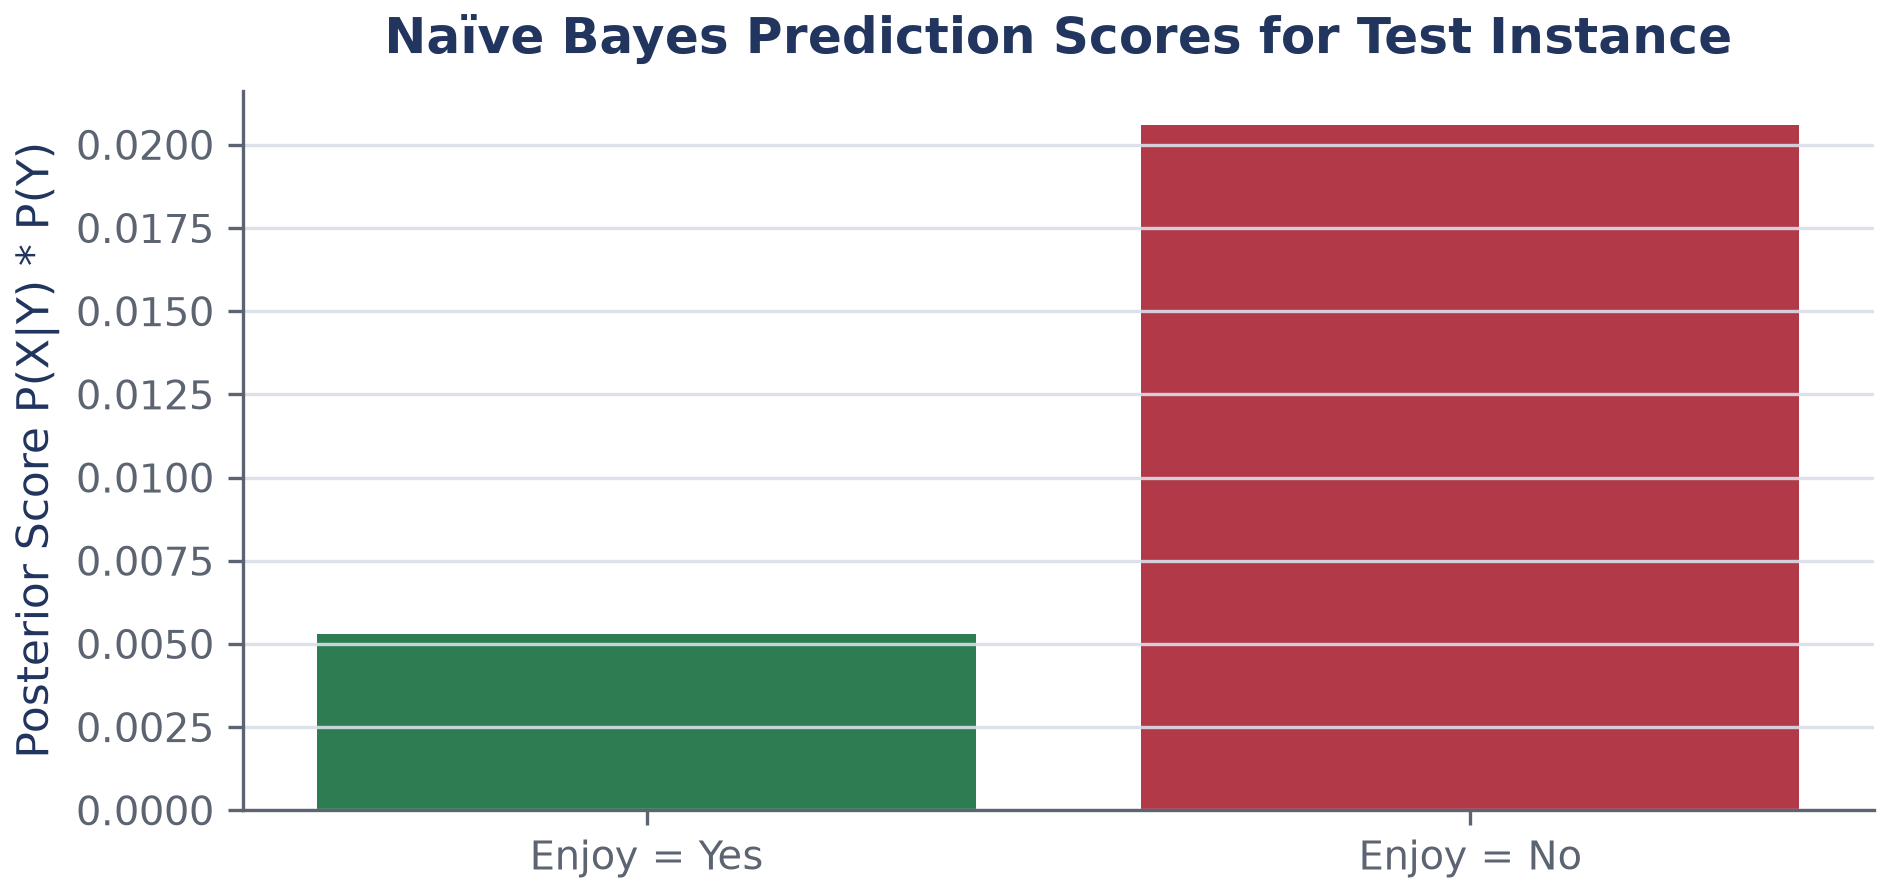

This figure's Python source:
#!/usr/bin/env python3
import os, sys, matplotlib.pyplot as plt
sys.path.insert(0, os.path.abspath(os.path.join(os.path.dirname(__file__), "../../../scripts")))
from figstyle import use_house_style, PALETTE
use_house_style()
fig, ax = plt.subplots(figsize=(6.5, 3.2))
ax.bar(['Enjoy = Yes', 'Enjoy = No'], [0.0053, 0.0206], color=[PALETTE["green"], PALETTE["red"]])
ax.set_ylabel("Posterior Score P(X|Y) * P(Y)")
ax.set_title("Naïve Bayes Prediction Scores for Test Instance")
plt.tight_layout(); plt.savefig(os.path.join(os.path.dirname(__file__), "fig_naive_bayes_scores.png"), dpi=300)
